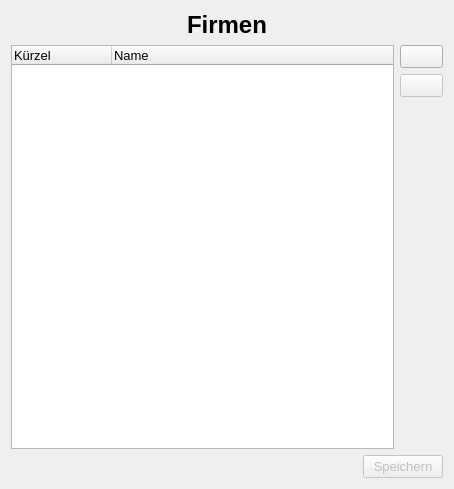
<?xml version="1.0" encoding="UTF-8"?>
<ui version="4.0">
 <class>CompaniesForm</class>
 <widget class="QWidget" name="CompaniesForm">
  <property name="geometry">
   <rect>
    <x>0</x>
    <y>0</y>
    <width>454</width>
    <height>489</height>
   </rect>
  </property>
  <property name="font">
   <font>
    <pointsize>10</pointsize>
   </font>
  </property>
  <property name="windowTitle">
   <string>Firmen bearbeiten</string>
  </property>
  <property name="windowIcon">
   <iconset resource="../resources.qrc">
    <normaloff>:/icons/add.png</normaloff>:/icons/add.png</iconset>
  </property>
  <layout class="QVBoxLayout" name="verticalLayout_2">
   <item>
    <widget class="QLabel" name="label">
     <property name="font">
      <font>
       <pointsize>18</pointsize>
       <weight>75</weight>
       <bold>true</bold>
      </font>
     </property>
     <property name="text">
      <string>Firmen</string>
     </property>
     <property name="alignment">
      <set>Qt::AlignCenter</set>
     </property>
    </widget>
   </item>
   <item>
    <layout class="QHBoxLayout" name="horizontalLayout">
     <item>
      <widget class="QTreeWidget" name="companies">
       <property name="alternatingRowColors">
        <bool>true</bool>
       </property>
       <property name="indentation">
        <number>10</number>
       </property>
       <property name="rootIsDecorated">
        <bool>false</bool>
       </property>
       <property name="uniformRowHeights">
        <bool>true</bool>
       </property>
       <property name="animated">
        <bool>true</bool>
       </property>
       <property name="expandsOnDoubleClick">
        <bool>false</bool>
       </property>
       <column>
        <property name="text">
         <string>Kürzel</string>
        </property>
       </column>
       <column>
        <property name="text">
         <string>Name</string>
        </property>
       </column>
      </widget>
     </item>
     <item>
      <layout class="QVBoxLayout" name="verticalLayout">
       <item>
        <widget class="QPushButton" name="btn_new">
         <property name="sizePolicy">
          <sizepolicy hsizetype="Fixed" vsizetype="Fixed">
           <horstretch>0</horstretch>
           <verstretch>0</verstretch>
          </sizepolicy>
         </property>
         <property name="toolTip">
          <string>Neue Firma hinzufügen</string>
         </property>
         <property name="text">
          <string/>
         </property>
         <property name="icon">
          <iconset resource="../resources.qrc">
           <normaloff>:/icons/add</normaloff>:/icons/add</iconset>
         </property>
        </widget>
       </item>
       <item>
        <widget class="QPushButton" name="btn_remove">
         <property name="enabled">
          <bool>false</bool>
         </property>
         <property name="sizePolicy">
          <sizepolicy hsizetype="Fixed" vsizetype="Fixed">
           <horstretch>0</horstretch>
           <verstretch>0</verstretch>
          </sizepolicy>
         </property>
         <property name="toolTip">
          <string>Ausgewählte Firma entfernen</string>
         </property>
         <property name="text">
          <string/>
         </property>
         <property name="icon">
          <iconset resource="../resources.qrc">
           <normaloff>:/icons/remove</normaloff>:/icons/remove</iconset>
         </property>
        </widget>
       </item>
       <item>
        <spacer name="verticalSpacer">
         <property name="orientation">
          <enum>Qt::Vertical</enum>
         </property>
         <property name="sizeHint" stdset="0">
          <size>
           <width>20</width>
           <height>40</height>
          </size>
         </property>
        </spacer>
       </item>
      </layout>
     </item>
    </layout>
   </item>
   <item>
    <layout class="QHBoxLayout" name="horizontalLayout_2">
     <item>
      <spacer name="horizontalSpacer">
       <property name="orientation">
        <enum>Qt::Horizontal</enum>
       </property>
       <property name="sizeHint" stdset="0">
        <size>
         <width>40</width>
         <height>20</height>
        </size>
       </property>
      </spacer>
     </item>
     <item>
      <widget class="QPushButton" name="btn_save">
       <property name="enabled">
        <bool>false</bool>
       </property>
       <property name="text">
        <string>Speichern</string>
       </property>
       <property name="icon">
        <iconset resource="../resources.qrc">
         <normaloff>:/icons/save</normaloff>:/icons/save</iconset>
       </property>
      </widget>
     </item>
    </layout>
   </item>
  </layout>
 </widget>
 <resources>
  <include location="../resources.qrc"/>
 </resources>
 <connections/>
</ui>
